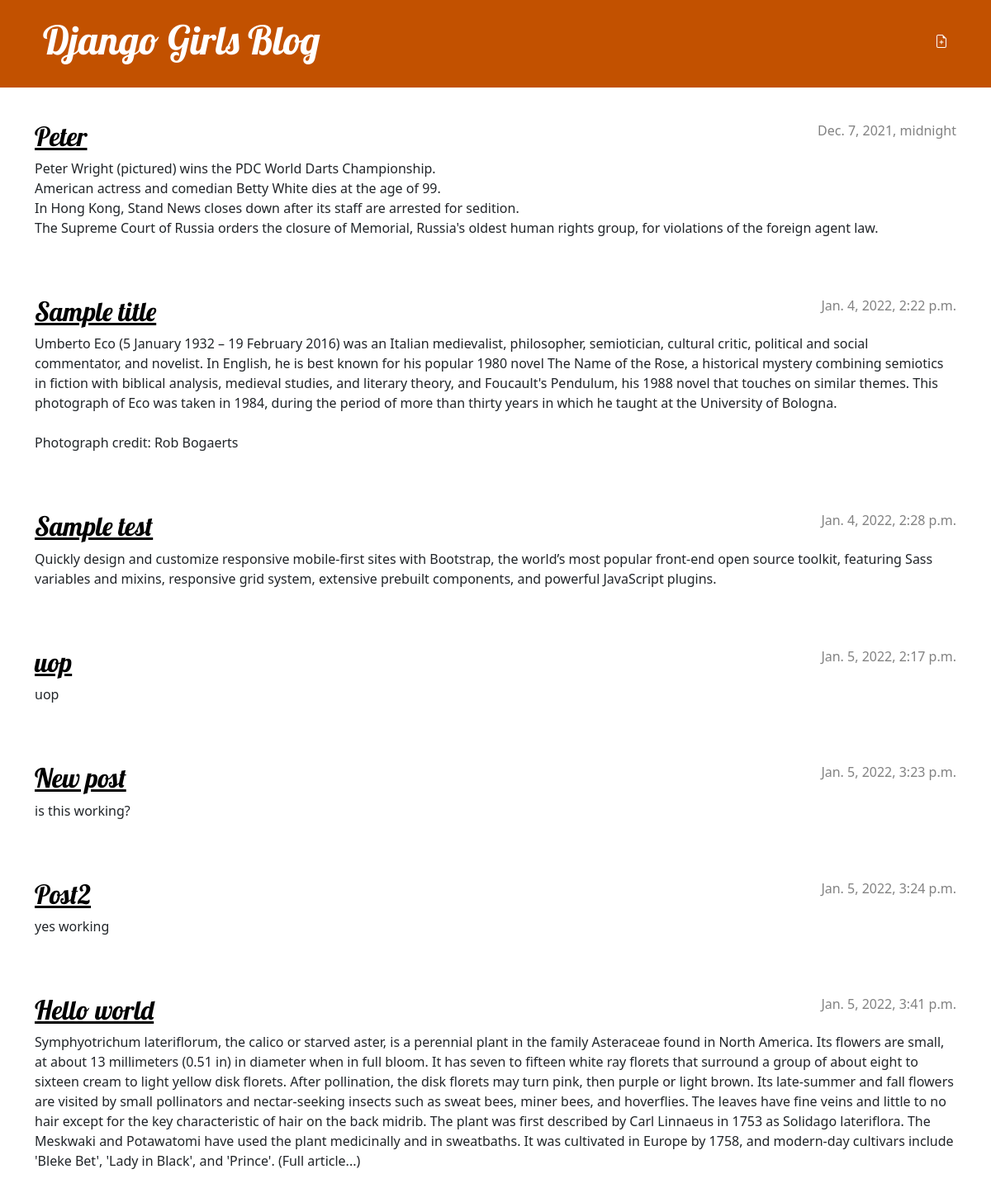
The app's page / (signed in) with its own data.
### blog/models.py (models this page shows, shortened)
class Post(models.Model):
    author = models.ForeignKey(settings.AUTH_USER_MODEL, on_delete=models.CASCADE)
    title = models.CharField(max_length=200)
    text = models.TextField()
    created_date = models.DateTimeField(default=timezone.now)
    published_date = models.DateTimeField(blank=True, null=True)

### blog/views.py (the view)
# urls.py: path('', views.post_list, name='post_list'),
def post_list(request):
    posts = Post.objects.filter(published_date__lte=timezone.now()).order_by('published_date')
    return render(request, 'blog/post_list.html', {'posts': posts})

### blog/templates/blog/post_list.html
{% extends 'blog/base.html' %}
{% block content %}
    {% for post in posts %}
    <article class="post">
        <time class="date">
            {{ post.published_date }}
        </time>
        <h2><a href="{% url 'post_detail' pk=post.pk %}">{{ post.title }}</a></h2>
        <p>{{ post.text|linebreaksbr }}</p>
    </article>
    {% endfor %}
{% endblock %}

### blog/static/css/blog.css (style rules this page uses)
h1 a, h2 a { color: #C25100; font-family: 'Lobster'; }
h1, h2, h3, h4 { font-family: 'Lobster', cursive; }
.date { color: #828282; }
.post { margin-bottom: 70px; }
.post h2 a, .post h2 a:visited { color: #000000; }
.post > .date, .post > .actions { float: right; }

### records on screen
Post: published_date "Dec. 7, 2021, midnight", title "Peter", text "Peter Wright (pictured) wins the PDC World Darts Championship. American actress and comedian Betty White dies at the age of 99. In Hong Kong, Stand News closes down after its staff are arrested for sedition. The Supreme Court of Russia orders the closure of Memorial, Russia's oldest human rights group, for violations of the foreign agent law."
Post: published_date "Jan. 4, 2022, 2:22 p.m.", title "Sample title", text "Umberto Eco (5 January 1932 – 19 February 2016) was an Italian medievalist, philosopher, semiotician, cultural critic, political and social commentator, and novelist. In English, he is best known for his popular 1980 novel The Name of the Rose, a historical mystery combining semiotics in fiction with biblical analysis, medieval studies, and literary theory, and Foucault's Pendulum, his 1988 novel that touches on similar themes. This photograph of Eco was taken in 1984, during the period of more than thirty years in which he taught at the University of Bologna. Photograph credit: Rob Bogaerts"
Post: published_date "Jan. 4, 2022, 2:28 p.m.", title "Sample test", text "Quickly design and customize responsive mobile-first sites with Bootstrap, the world’s most popular front-end open source toolkit, featuring Sass variables and mixins, responsive grid system, extensive prebuilt components, and powerful JavaScript plugins."
Post: published_date "Jan. 5, 2022, 2:17 p.m.", title "uop", text "uop"
Post: published_date "Jan. 5, 2022, 3:23 p.m.", title "New post", text "is this working?"
Post: published_date "Jan. 5, 2022, 3:24 p.m.", title "Post2", text "yes working"
Post: published_date "Jan. 5, 2022, 3:41 p.m.", title "Hello world", text "Symphyotrichum lateriflorum, the calico or starved aster, is a perennial plant in the family Asteraceae found in North America. Its flowers are small, at about 13 millimeters (0.51 in) in diameter when in full bloom. It has seven to fifteen white ray florets that surround a group of about eight to sixteen cream to light yellow disk florets. After pollination, the disk florets may turn pink, then purple or light brown. Its late-summer and fall flowers are visited by small pollinators and nectar-seeking insects such as sweat bees, miner bees, and hoverflies. The leaves have fine veins and little to no hair except for the key characteristic of hair on the back midrib. The plant was first…"
